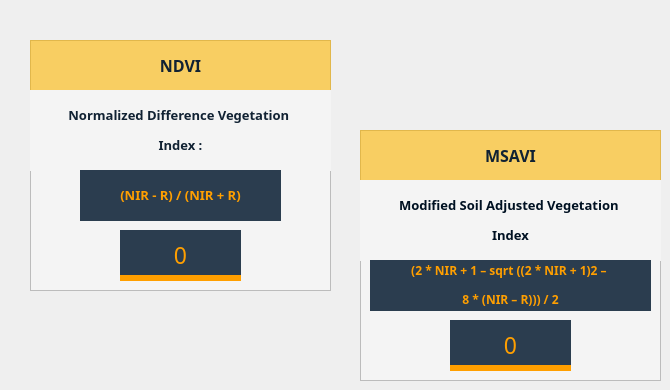
     <widget class="QWidget" name="indexPage">
      <widget class="QFrame" name="NDVIContainer">
       <property name="geometry">
        <rect>
         <x>30</x>
         <y>40</y>
         <width>301</width>
         <height>251</height>
        </rect>
       </property>
       <property name="styleSheet">
        <string notr="true">background-color: #f4f4f4;
</string>
       </property>
       <property name="frameShape">
        <enum>QFrame::StyledPanel</enum>
       </property>
       <property name="frameShadow">
        <enum>QFrame::Raised</enum>
       </property>
       <widget class="QLabel" name="label_9">
        <property name="geometry">
         <rect>
          <x>0</x>
          <y>0</y>
          <width>301</width>
          <height>51</height>
         </rect>
        </property>
        <property name="font">
         <font>
          <family>sans-serif</family>
          <pointsize>12</pointsize>
          <weight>75</weight>
          <bold>true</bold>
         </font>
        </property>
        <property name="styleSheet">
         <string notr="true">color: #123;
background-color: rgba(250,180,0,0.6);</string>
        </property>
        <property name="text">
         <string>NDVI</string>
        </property>
        <property name="alignment">
         <set>Qt::AlignCenter</set>
        </property>
       </widget>
       <widget class="QLabel" name="label_13">
        <property name="geometry">
         <rect>
          <x>0</x>
          <y>50</y>
          <width>301</width>
          <height>81</height>
         </rect>
        </property>
        <property name="font">
         <font>
          <family>sans-serif</family>
          <pointsize>10</pointsize>
          <weight>75</weight>
          <bold>true</bold>
         </font>
        </property>
        <property name="styleSheet">
         <string notr="true">color: #123;</string>
        </property>
        <property name="text">
         <string>&lt;html&gt;&lt;head/&gt;&lt;body&gt;&lt;p&gt;Normalized Difference Vegetation &lt;/p&gt;&lt;p&gt;Index :&lt;/p&gt;&lt;/body&gt;&lt;/html&gt;</string>
        </property>
        <property name="textFormat">
         <enum>Qt::RichText</enum>
        </property>
        <property name="alignment">
         <set>Qt::AlignCenter</set>
        </property>
       </widget>
       <widget class="QLabel" name="label_14">
        <property name="geometry">
         <rect>
          <x>50</x>
          <y>130</y>
          <width>201</width>
          <height>51</height>
         </rect>
        </property>
        <property name="font">
         <font>
          <family>sans-serif</family>
          <pointsize>10</pointsize>
          <weight>75</weight>
          <bold>true</bold>
         </font>
        </property>
        <property name="styleSheet">
         <string notr="true">color: #ff9f00;
background-color: rgba(20,40,60,0.9);</string>
        </property>
        <property name="text">
         <string>&lt;html&gt;&lt;head/&gt;&lt;body&gt;&lt;p&gt;(NIR - R) / (NIR + R)&lt;/p&gt;&lt;/body&gt;&lt;/html&gt;</string>
        </property>
        <property name="textFormat">
         <enum>Qt::RichText</enum>
        </property>
        <property name="alignment">
         <set>Qt::AlignCenter</set>
        </property>
       </widget>
       <widget class="QLabel" name="ndviLabel">
        <property name="geometry">
         <rect>
          <x>90</x>
          <y>190</y>
          <width>121</width>
          <height>51</height>
         </rect>
        </property>
        <property name="font">
         <font>
          <family>sans-serif</family>
          <pointsize>17</pointsize>
          <weight>50</weight>
          <bold>false</bold>
         </font>
        </property>
        <property name="styleSheet">
         <string notr="true">color: #ff9f00;
background-color: rgba(20,40,60,0.9);
border-bottom: 6px solid #ff9f00;</string>
        </property>
        <property name="text">
         <string>&lt;html&gt;&lt;head/&gt;&lt;body&gt;&lt;p&gt;0&lt;/p&gt;&lt;/body&gt;&lt;/html&gt;</string>
        </property>
        <property name="textFormat">
         <enum>Qt::RichText</enum>
        </property>
        <property name="alignment">
         <set>Qt::AlignCenter</set>
        </property>
       </widget>
      </widget>
      <widget class="QFrame" name="MSAVI">
       <property name="geometry">
        <rect>
         <x>360</x>
         <y>130</y>
         <width>301</width>
         <height>251</height>
        </rect>
       </property>
       <property name="styleSheet">
        <string notr="true">background-color: #f4f4f4;
</string>
       </property>
       <property name="frameShape">
        <enum>QFrame::StyledPanel</enum>
       </property>
       <property name="frameShadow">
        <enum>QFrame::Raised</enum>
       </property>
       <widget class="QLabel" name="label_12">
        <property name="geometry">
         <rect>
          <x>0</x>
          <y>0</y>
          <width>301</width>
          <height>51</height>
         </rect>
        </property>
        <property name="font">
         <font>
          <family>sans-serif</family>
          <pointsize>12</pointsize>
          <weight>75</weight>
          <bold>true</bold>
         </font>
        </property>
        <property name="styleSheet">
         <string notr="true">color: #123;
background-color: rgba(250,180,0,0.6);</string>
        </property>
        <property name="text">
         <string>MSAVI</string>
        </property>
        <property name="alignment">
         <set>Qt::AlignCenter</set>
        </property>
       </widget>
       <widget class="QLabel" name="msaviLabel">
        <property name="geometry">
         <rect>
          <x>90</x>
          <y>190</y>
          <width>121</width>
          <height>51</height>
         </rect>
        </property>
        <property name="font">
         <font>
          <family>sans-serif</family>
          <pointsize>17</pointsize>
          <weight>50</weight>
          <bold>false</bold>
         </font>
        </property>
        <property name="styleSheet">
         <string notr="true">color: #ff9f00;
background-color: rgba(20,40,60,0.9);
border-bottom: 6px solid #ff9f00;</string>
        </property>
        <property name="text">
         <string>&lt;html&gt;&lt;head/&gt;&lt;body&gt;&lt;p&gt;0&lt;/p&gt;&lt;/body&gt;&lt;/html&gt;</string>
        </property>
        <property name="textFormat">
         <enum>Qt::RichText</enum>
        </property>
        <property name="alignment">
         <set>Qt::AlignCenter</set>
        </property>
       </widget>
       <widget class="QLabel" name="label_17">
        <property name="geometry">
         <rect>
          <x>0</x>
          <y>50</y>
          <width>301</width>
          <height>81</height>
         </rect>
        </property>
        <property name="font">
         <font>
          <family>sans-serif</family>
          <pointsize>10</pointsize>
          <weight>75</weight>
          <bold>true</bold>
         </font>
        </property>
        <property name="styleSheet">
         <string notr="true">color: #123;</string>
        </property>
        <property name="text">
         <string>&lt;html&gt;&lt;head/&gt;&lt;body&gt;&lt;p&gt;&lt;span style=&quot; font-family:'MS Shell Dlg 2'; color:#001122;&quot;&gt;Modified Soil Adjusted Vegetation &lt;/span&gt;&lt;/p&gt;&lt;p&gt;&lt;span style=&quot; font-family:'MS Shell Dlg 2'; color:#001122;&quot;&gt;Index&lt;/span&gt;&lt;/p&gt;&lt;/body&gt;&lt;/html&gt;</string>
        </property>
        <property name="textFormat">
         <enum>Qt::RichText</enum>
        </property>
        <property name="alignment">
         <set>Qt::AlignCenter</set>
        </property>
       </widget>
       <widget class="QLabel" name="label_21">
        <property name="geometry">
         <rect>
          <x>10</x>
          <y>130</y>
          <width>281</width>
          <height>51</height>
         </rect>
        </property>
        <property name="font">
         <font>
          <family>sans-serif</family>
          <pointsize>10</pointsize>
          <weight>75</weight>
          <bold>true</bold>
         </font>
        </property>
        <property name="styleSheet">
         <string notr="true">color: #ff9f00;
background-color: rgba(20,40,60,0.9);</string>
        </property>
        <property name="text">
         <string>&lt;html&gt;&lt;head/&gt;&lt;body&gt;&lt;p&gt;&lt;span style=&quot; font-family:'MS Shell Dlg 2'; font-size:9pt; color:#ff9f00;&quot;&gt;(2 * NIR + 1 – sqrt ((2 * NIR + 1)2 – &lt;/span&gt;&lt;/p&gt;&lt;p&gt;&lt;span style=&quot; font-family:'MS Shell Dlg 2'; font-size:9pt; color:#ff9f00;&quot;&gt;8 * (NIR – R))) / 2&lt;/span&gt;&lt;/p&gt;&lt;/body&gt;&lt;/html&gt;</string>
        </property>
        <property name="textFormat">
         <enum>Qt::RichText</enum>
        </property>
        <property name="alignment">
         <set>Qt::AlignCenter</set>
        </property>
       </widget>
      </widget>
     </widget>
